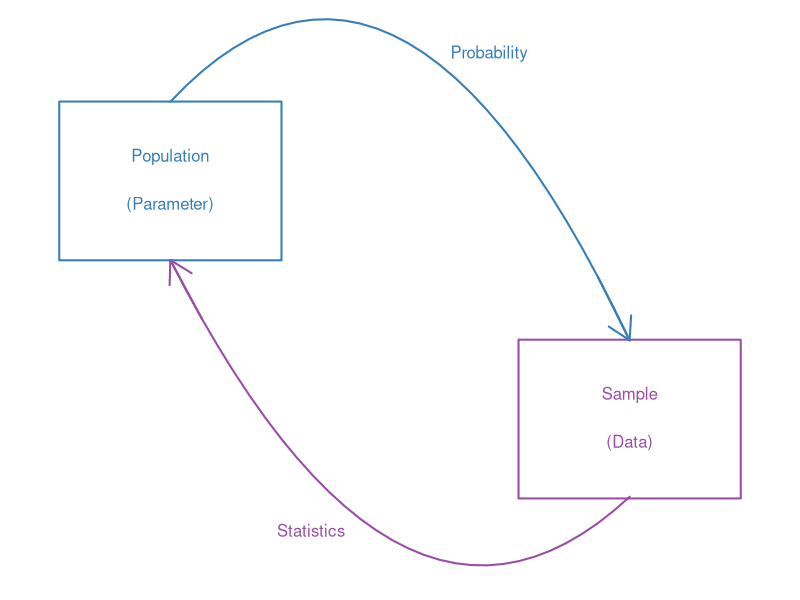
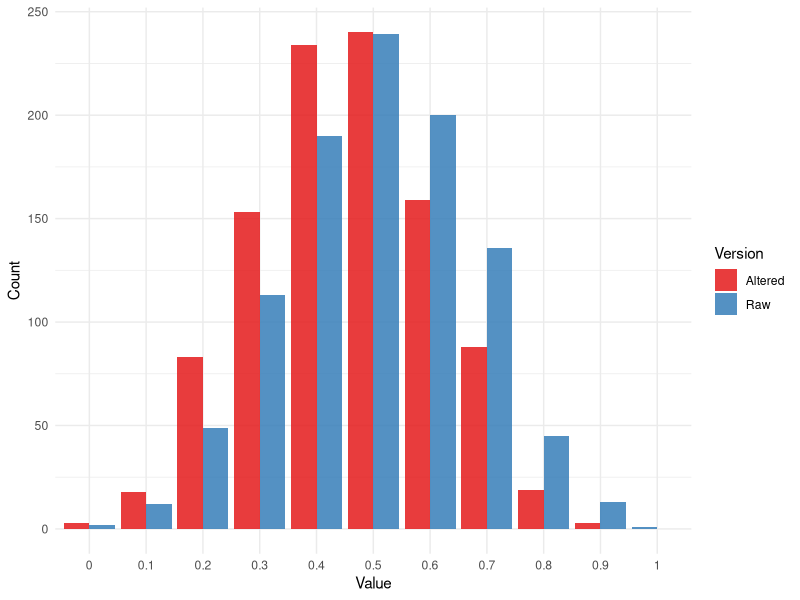

Reproduce these figures in R, in order. (Note: this script raises an error after producing the figures.)
## ---- chunk 1
#| echo: false


library(knitr)
library(formatR)
library(tidyverse)
opts_chunk$set(out.width = '100%', options(width=60))

opts_knit$set(global.par = TRUE)
opts_chunk$set(echo=FALSE, warning = FALSE, message = FALSE, comment = '', class.output='sh',
               fig.width=8, fig.height=5, fig.align = "center")

my_red <- "#E41A1C"
my_blue <- "#377EB8"
my_green <- "#4DAF4A"
my_purple <- "#984EA3"
my_orange <- "#FF7F00"
my_yellow <- "#FFFF33"
my_red2 <- "#FBB4AE" 
my_blue2 <- "#B3CDE3" 
my_green2 <- "#CCEBC5" 
my_purple2 <- "#DECBE4"
my_orange2 <- "#FED9A6"
my_yellow2 <- "#FFFFCC"

## ---- chunk 2
#| fig.width: 6
#| fig.height: 2
#| out.width: "100%"

# Zero out standard plot margins
par(mar = c(0, 0, 0, 0))

# Initialize empty canvas
plot(0, 0, col = "white", xlim = c(0, 5), ylim = c(0, 3.5),
     bty = "n", xlab = "", ylab = "", xaxt = "n", yaxt = "n")

# --- Left Box (Population) ---
polygon(x = c(0.2, 1.7, 1.7, 0.2), y = c(2, 2, 3, 3), border = my_blue, lwd = 2)

# --- Right Box (Sample) ---
polygon(x = c(3.3, 4.8, 4.8, 3.3), y = c(.5, .5, 1.5, 1.5), border = my_purple, lwd = 2)

# --- Top Curve (Probability) ---
x_top <- seq(0.95, 4.05, length = 30)
y_top <- -0.478 * x_top^2 + 1.905 * x_top + 1.621
points(x_top, y_top, type = 'l', col = my_blue, lwd = 2)

# Top Arrow (pointing to Sample)
arrows(x0 = x_top[28], x1 = x_top[30], 
       y0 = y_top[28], y1 = y_top[30], 
       col = my_blue, lwd = 2)

# --- Bottom Curve (Statistics) ---
x_bot <- seq(0.95, 4.05, length = 30)
y_bot <- 0.435 * x_bot^2 - 2.656 * x_bot + 4.132
points(x_bot, y_bot, type = 'l', col = my_purple, lwd = 2)

# Bottom Arrow (pointing to Population)
arrows(x0 = x_bot[3], x1 = x_bot[1], 
       y0 = y_bot[3], y1 = y_bot[1], 
       col = my_purple, lwd = 2)

# --- Text Labels ---
text(x = 0.95, y = 2.65, "Population", col = my_blue)
text(x = 0.95, y = 2.35, "(Parameter)", col = my_blue)

text(x = 4.05, y = 1.15, "Sample", col = my_purple)
text(x = 4.05, y = 0.85, "(Data)", col = my_purple)

text(x = 3.1, y = 3.3, "Probability", col = my_blue)
text(x = 1.9, y = 0.3, "Statistics", col = my_purple)
## ---- chunk 3
#| echo: true

set.seed(1204)

rbinom(n = 1, size = 1, prob = .5)

set.seed(5632)

rbinom(n = 1, size = 1, prob = .5)

set.seed(11234)

rbinom(n = 1, size = 1, prob = .5)

set.seed(865)

rbinom(n = 1, size = 1, prob = .5)

## ---- chunk 4
#| echo: true

set.seed(4210)
(zeros_and_ones <- rbinom(n = 10, size = 1, prob = .5))
## ---- chunk 5

(heads_or_tals <- ifelse(test = zeros_and_ones == 1, 
                         yes = "heads", no = "tails"))
## ---- chunk 6
flips  <- 10 ## number of flips
p <- .5 ## probability heads

set.seed(521)
raw_outcome <- rbinom(n = flips, size = 1, prob = p)
raw_outcome
mean(raw_outcome) ## proportion heads
## ---- chunk 7
raw_outcome[5] <- 0
raw_outcome
mean(raw_outcome)
## ---- chunk 8
set.seed(331)
raw_outcome <- rbinom(n = flips, size = 1, prob = p)
raw_outcome
mean(raw_outcome)

## ---- chunk 9
raw_outcome[5] <- 0
raw_outcome
mean(raw_outcome)

## ---- chunk 10
iter <- 1000 ## how many iterations in my simulation
raw_result <- numeric(iter) ## empty vector to save results
altered_result <- numeric(iter) ## empty vector to save results
set.seed(124)
for(i in 1:iter){
  raw_outcome <- rbinom(n = 10, size = 1, prob = p)
  raw_result[i] <- mean(raw_outcome) ## save raw result
  raw_outcome[5] <- 0
  altered_result[i] <- mean(raw_outcome) # save altered result
}

## ---- chunk 11
summary(raw_result)
summary(altered_result)
## ---- chunk 12
df <- data.frame(
  value = factor(c(raw_result, altered_result), levels = seq(0, 1, by = 0.1)),
  group = rep(c("Raw", "Altered"), each = 1000)
)

ggplot(df, aes(x = value, fill = group)) +
  geom_bar(position = position_dodge(preserve = "single"), alpha = 0.85) +
  scale_fill_manual(values = c("Raw" = "#377eb8", "Altered" = "#e41a1c")) +
  scale_x_discrete(drop = FALSE) +
  labs(
    x = "Value",
    y = "Count",
    fill = "Version"
  ) +
  theme_minimal()


## ---- chunk 13

rd_file <- utils:::.getHelpFile(help("rnorm"))
tools::Rd2HTML(rd_file, out = "rnorm_help.html")
